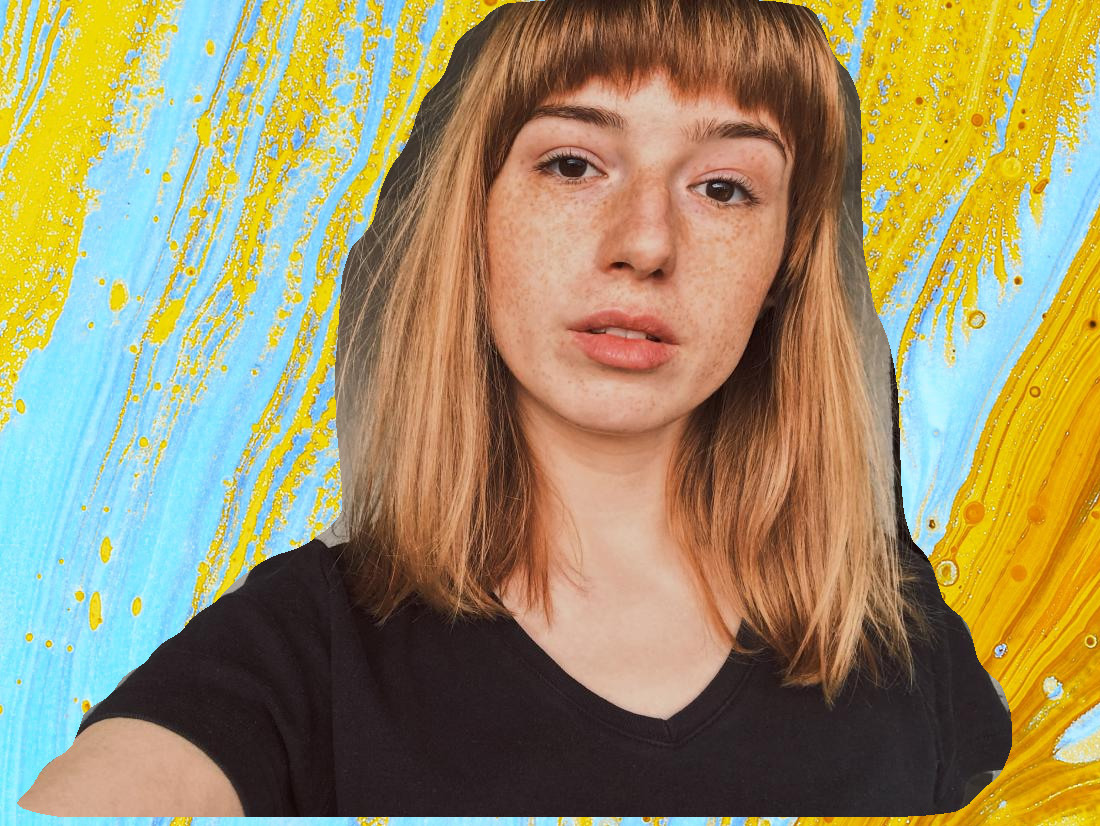
#> input picture Semantic Segmentation/unsplashFilter.jpg, 1100 x 826 px, found by its file name
$ python blur.py   (older library calls are emulated)
#> lines starting #> are read from the running program, lines starting #| are printed output that depends on the picture
from skimage.filters import gaussian_filter
import cv2

def blurImage(filename, sigma):
#> called with filename = './unsplashFilter.jpg', sigma = 7
    im = cv2.imread(filename)
#> im is the input picture: shape (826, 1100, 3); mean B, G, R 102.2, 143.5, 156.9
    return gaussian_filter(im, sigma=sigma, multichannel=True)
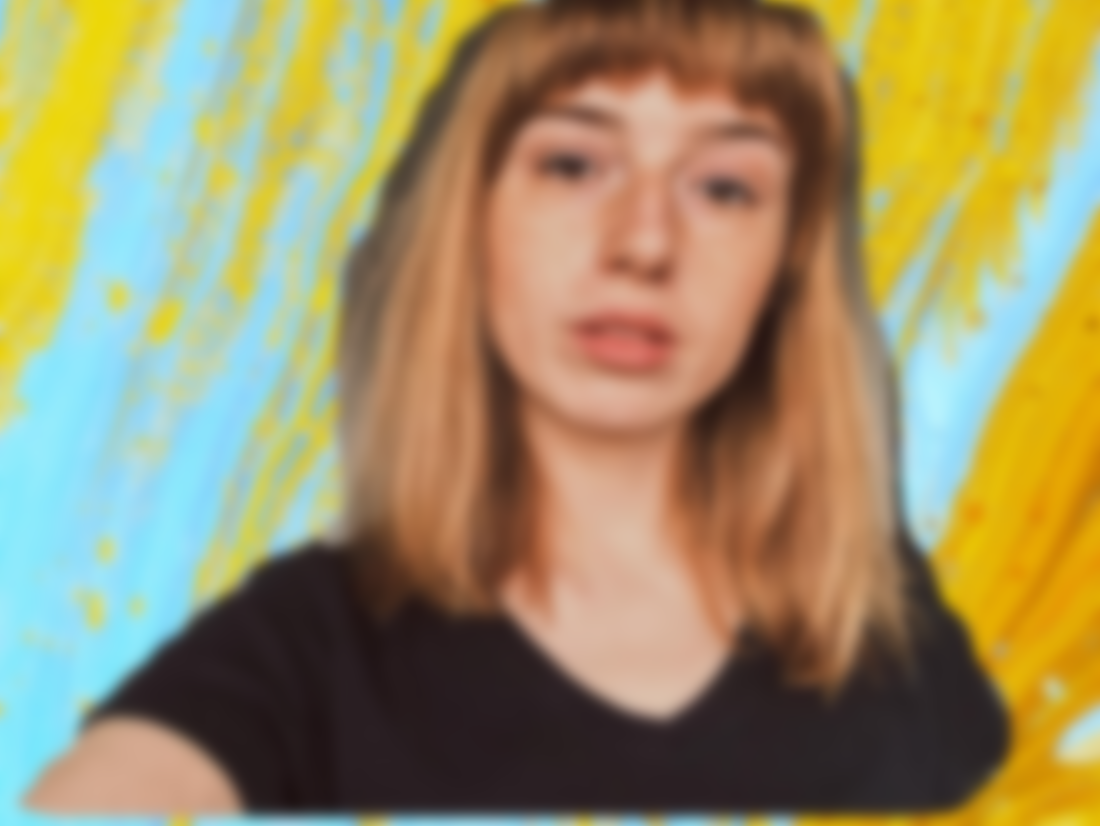
#> returned value: shape (826, 1100, 3) float64; mean of channels 0, 1, 2 0.401, 0.563, 0.616; drawn as B, G, R

if __name__ == "__main__":
    filename = './unsplashFilter.jpg'
    cv2.imwrite('./karan.jpg', blurImage(filename, sigma=7))
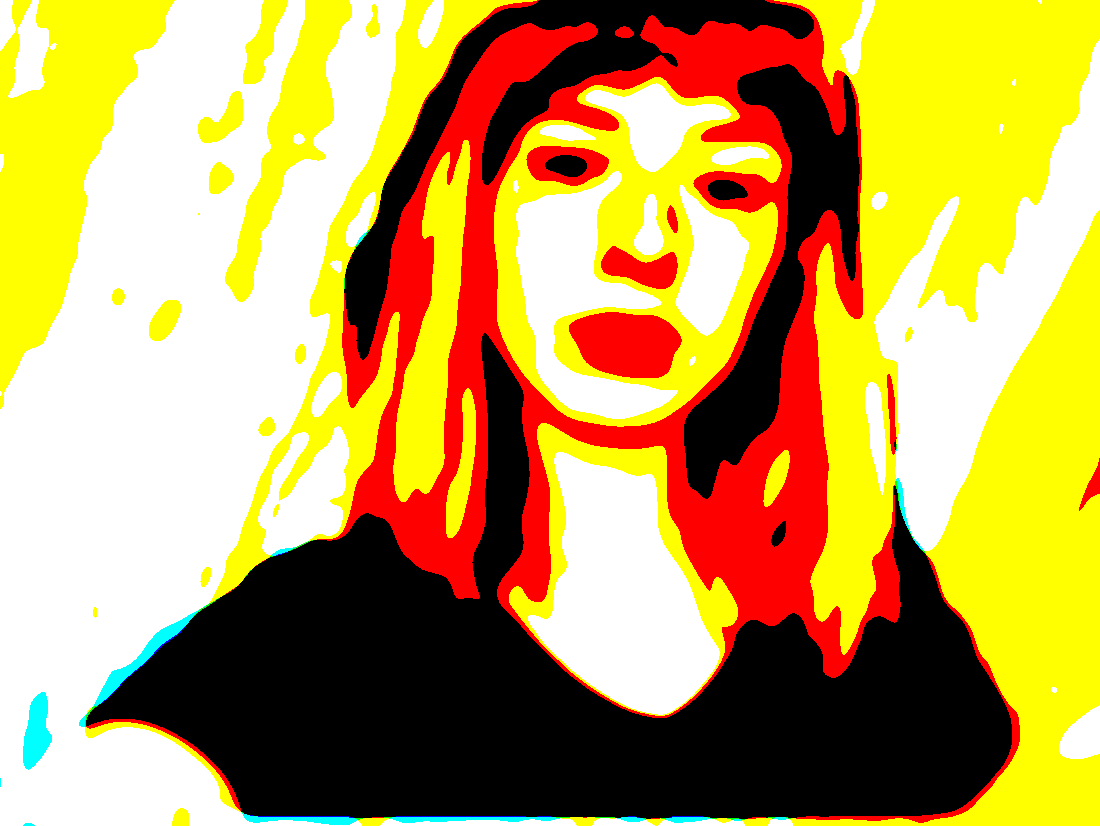
#> saved as karan.jpg: shape (826, 1100, 3); mean B, G, R 0.326, 0.625, 0.747; drawn with 1 as white

$ run again, with Semantic Segmentation/kirill-sharkovski-kml8ToIqWN0-unsplash.jpg copied over Semantic Segmentation/unsplashFilter.jpg
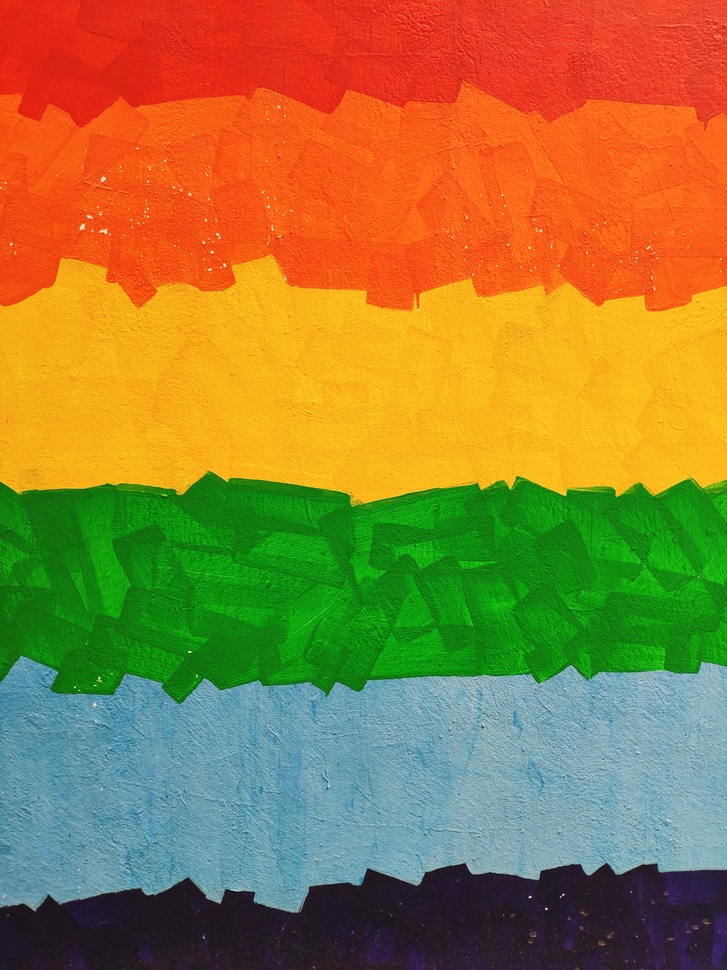
#> input picture Semantic Segmentation/kirill-sharkovski-kml8ToIqWN0-unsplash.jpg, 727 x 970 px, shrunk from 3024 x 4032 before the run, found by its file name
#> in blurImage, im is the input picture: shape (970, 727, 3); mean B, G, R 57.5, 123.2, 152.8
#> in blurImage, `return gaussian_filter(im, sigma=sigma, multichannel=True)`:
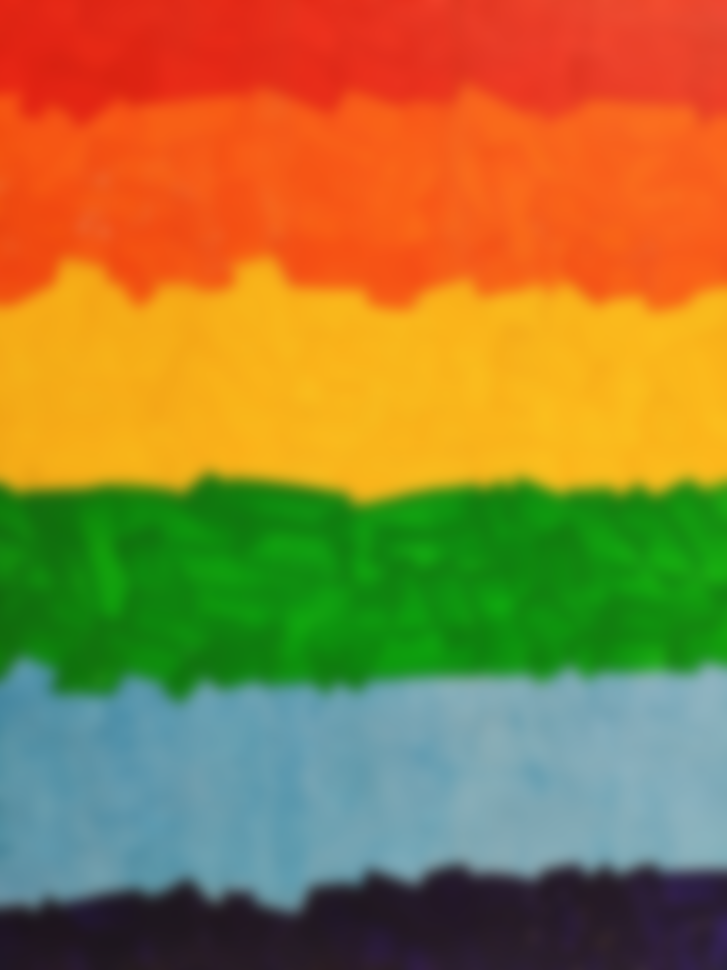
#> returned value: shape (970, 727, 3) float64; mean of channels 0, 1, 2 0.225, 0.483, 0.599; drawn as B, G, R
#> `cv2.imwrite('./karan.jpg', blurImage(filename, sigma=7))`:
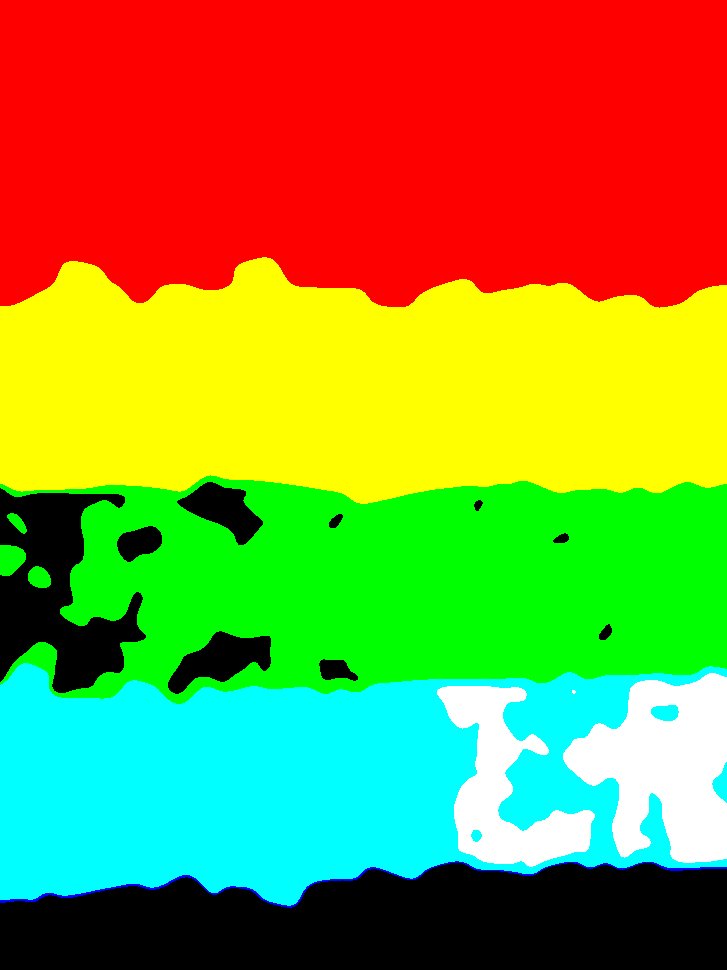
#> saved as karan.jpg: shape (970, 727, 3); mean B, G, R 0.204, 0.575, 0.549; drawn with 1 as white

$ run again, with Semantic Segmentation/person_selfie.jpg copied over Semantic Segmentation/unsplashFilter.jpg
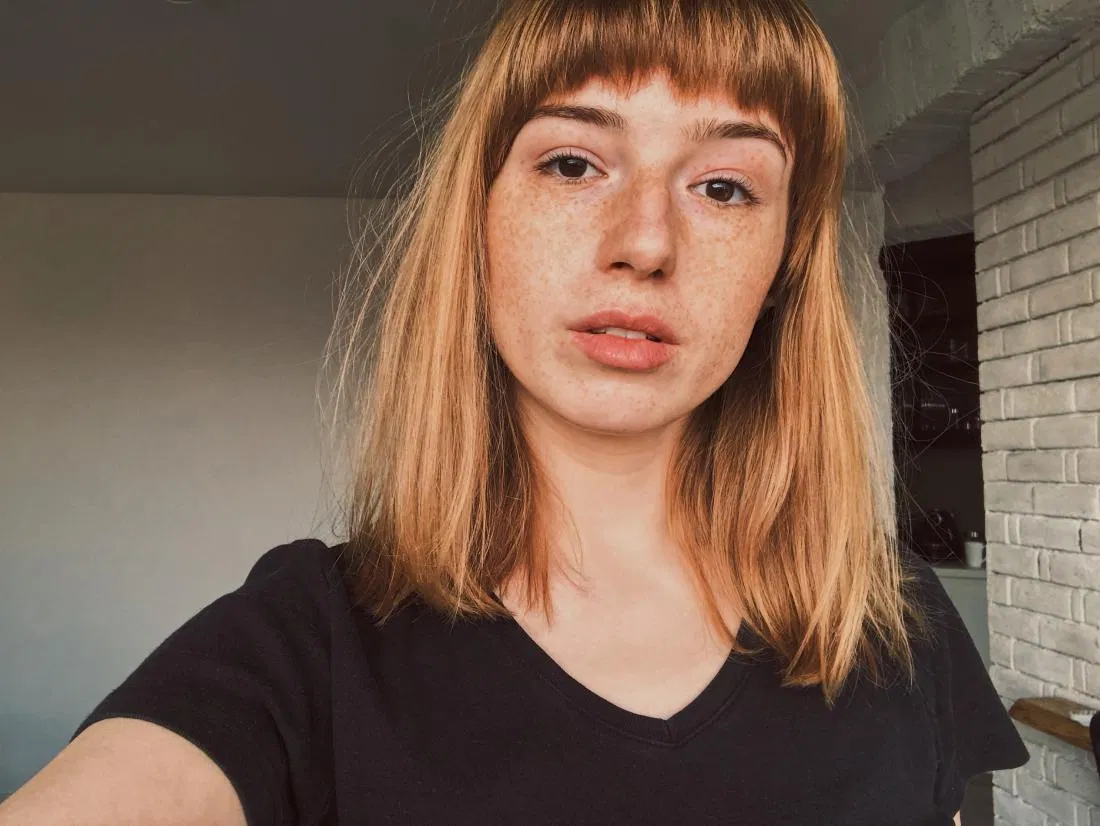
#> input picture Semantic Segmentation/person_selfie.jpg, 1100 x 826 px, found by its file name
#> in blurImage, im is the input picture: shape (826, 1100, 3); mean B, G, R 79.7, 95, 119
#> in blurImage, `return gaussian_filter(im, sigma=sigma, multichannel=True)`:
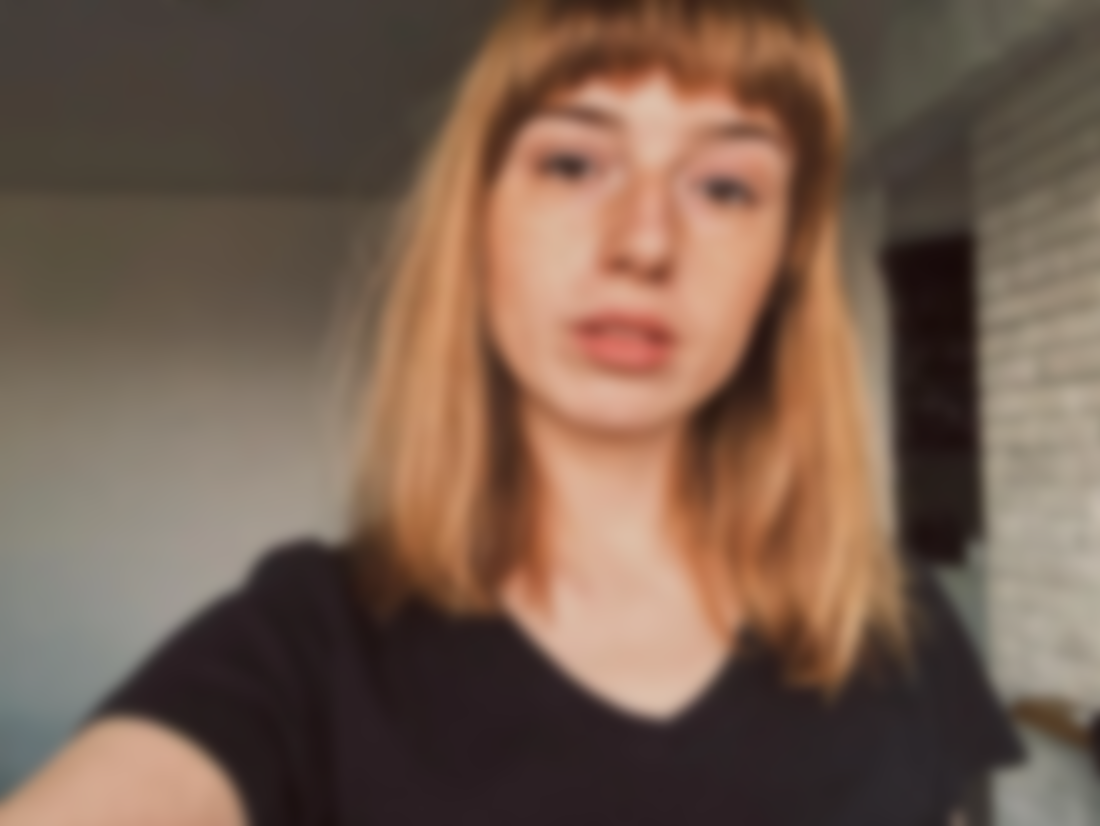
#> returned value: shape (826, 1100, 3) float64; mean of channels 0, 1, 2 0.312, 0.372, 0.467; drawn as B, G, R
#> `cv2.imwrite('./karan.jpg', blurImage(filename, sigma=7))`:
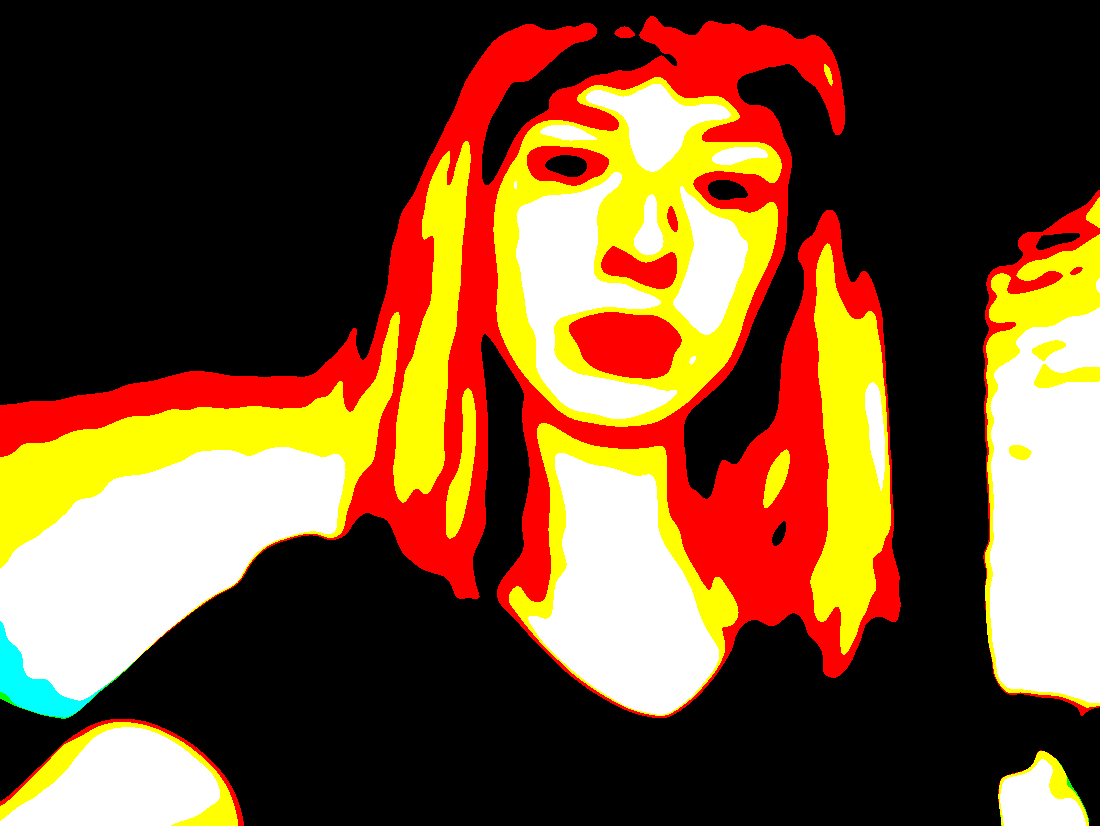
#> saved as karan.jpg: shape (826, 1100, 3); mean B, G, R 0.183, 0.314, 0.453; drawn with 1 as white
